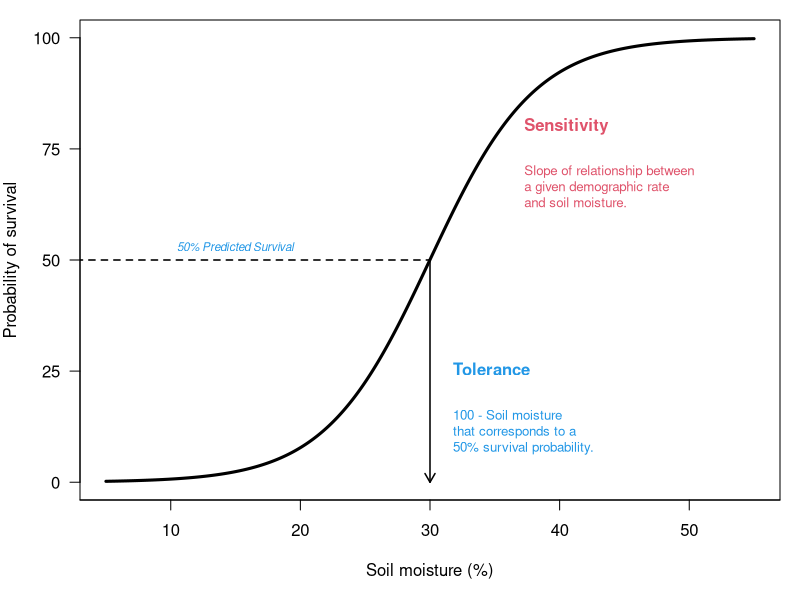

This figure's R source:
# Conceptual Figure

pdf("/Users/au529793/Desktop/Figure1-alt2.pdf", width = 7, height=5)

par(mar=c(5,4,1,1))

set.seed(42)
x <- rnorm(100)
y <- ifelse(x < 0, 0, 1)

y[x>0] <- sample(0:1, sum(x>0), replace=T, prob=c(0.1, 0.9))
y[x<0] <- sample(0:1, sum(x<0), replace=T, prob=c(0.9, 0.1))

plot(x, y, ylab="Probability of survival", 
     xlab="Soil moisture (%)", axes=F, pch=NA, xlim=c(-2.5, 2.5))
axis(1, label=seq(0,100,10), at=seq(-3,7))
axis(2, las=2, labels=seq(0,100,25), at=seq(0,1,0.25))
box()
mod <- glm(y ~ x, family='binomial')

nd <- data.frame(x=seq(-2.5, 2.5, 0.01))
ypred <- predict(mod, newdata = nd, type='response')

lines(nd$x, ypred, type='l', lwd=3)

arrows(nd[which(round(ypred, 2)==0.50)[1],1], 0.5, 
       nd[which(round(ypred, 2)==0.50)[1],1], 0, len=0.1, lwd=1.5)

segments(-3.5, 0.5, 
       nd[which(round(ypred, 2)==0.50)[1],1], 0.5, len=0.1, lwd=1.5, lty=2)

# points(nd[which(round(ypred, 2)==0.50)[1],1], 0.5, pch=21, cex=2, lwd=2)

text(0.65, 0.8, "Sensitivity", col=2, pos=4, font=2)

text(0.65, 0.65, "Slope of relationship between 
a given demographic rate 
and soil moisture.", cex=0.8, col=2, pos=4)


text(0.1, 0.25, "Tolerance", 
     pos=4, font=2, col=4)

text(0.1, 0.1, "100 - Soil moisture 
that corresponds to a 
50% survival probability.", cex=0.8, col=4, pos=4)

text(-1.5, 0.53, "50% Predicted Survival", 
     col=4, font=3, cex=0.7)

dev.off()